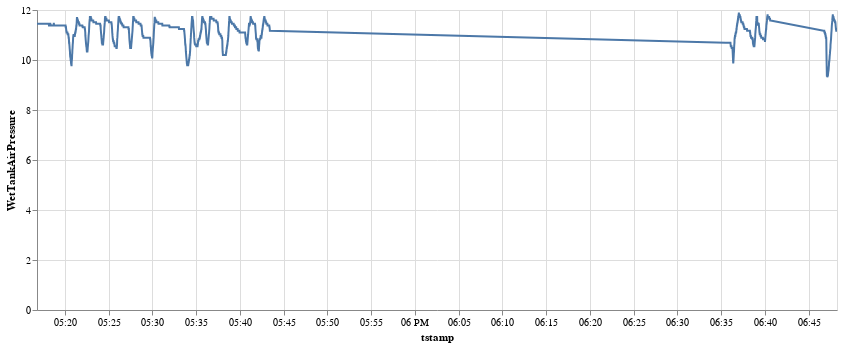

Source (notebook cell):
### Code cell
#Example plot
import altair as alt
start = 26000
alt.Chart(DATA_369.iloc[start:start + 2000]).mark_line().encode(
    x='tstamp',
    y='WetTankAirPressure',
).properties(
    width=800
).interactive()

### Figure 1 — Vega-Lite specification as saved in the notebook (floating-point values rounded to 4 significant figures; data arrays with more than 128 entries replaced by an {"elided": "..."} marker saying what was removed)
{"config": {"view": {"continuousWidth": 300, "continuousHeight": 300}}, "data": {"name": "data-02d360dadf3aff08e0cf4211ccf474c1"}, "mark": {"type": "line"}, "encoding": {"x": {"field": "tstamp", "type": "temporal"}, "y": {"field": "WetTankAirPressure", "type": "quantitative"}}, "params": [{"name": "param_42", "select": {"type": "interval", "encodings": ["x", "y"]}, "bind": "scales"}], "width": 800, "$schema": "https://vega.github.io/schema/vega-lite/v5.8.0.json", "datasets": {"data-02d360dadf3aff08e0cf4211ccf474c1": {"elided": "2000 records"}}}
